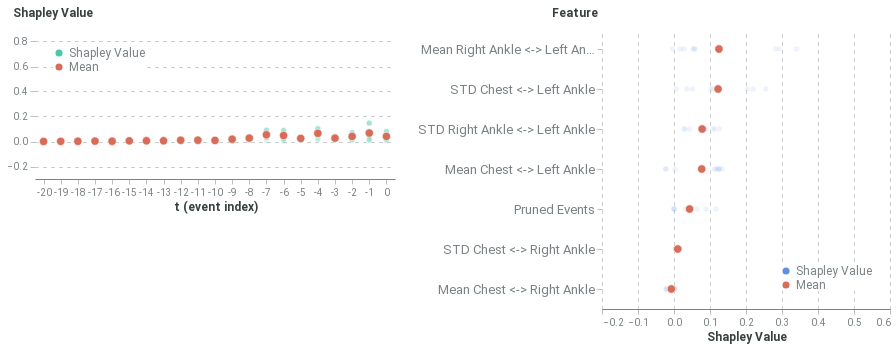

This figure's notebook cell:
### Code cell
global_plot

### Figure 1 — Vega-Lite specification as saved in the notebook (floating-point values rounded to 4 significant figures; data arrays with more than 128 entries replaced by an {"elided": "..."} marker saying what was removed)
{"config": {"axis": {"domain": true, "domainColor": "#798184", "grid": false, "gridColor": "#798184", "gridOpacity": 0.5, "gridDash": [3, 5], "gridWidth": 0.8, "gridCap": "round", "labelPadding": 3, "labelFont": "Roboto", "labelColor": "#798184", "tickSize": 5, "tickColor": "#798184", "tickOpacity": 0.5, "titleColor": "#384140", "titleFont": "Roboto", "titleFontSize": 12}, "axisBand": {"domain": true, "ticks": false, "labelPadding": 7}, "axisY": {"domain": false, "titleAlign": "left", "titleAngle": 0, "titleX": -20, "titleY": -10}, "legend": {"labelColor": "#798184", "labelFontSize": 12, "symbolSize": 40, "titleColor": "#384140", "titleFontSize": 12, "titlePadding": 10, "titleFont": "Roboto", "labelFont": "Roboto"}, "line": {"stroke": "#618FE0", "strokeWidth": 2}, "rule": {"stroke": "#798184"}, "path": {"stroke": "#618FE0", "strokeWidth": 0.5}, "rect": {"fill": "#618FE0"}, "point": {"filled": true, "shape": "circle"}, "shape": {"stroke": "#618FE0"}, "bar": {"fill": "#618FE0", "stroke": null}, "text": {"font": "Roboto", "color": "#384140", "fontSize": 12}, "arc": {"stroke": "#fff", "strokeWidth": 1}, "range": {"category": ["#618FE0", "#50D0B0", "#E17560", "#E8B474", "#D889C4", "#34A3BC", "#A583A4"], "ramp": ["#001854", "#002f72", "#04478e", "#1e5fab", "#4477c5", "#6290e1", "#7ea9fd", "#9ec7ff", "#bde4ff"], "heatmap": ["#001854", "#002f72", "#04478e", "#1e5fab", "#4477c5", "#6290e1", "#7ea9fd", "#9ec7ff", "#bde4ff"], "diverging": ["#003b26", "#006b52", "#1aa082", "#55d5b5", "#f5f5f5", "#ffaa92", "#d16f5b", "#9e392c", "#650200"]}, "title": {"anchor": "start", "fontSize": 20, "color": "#384140", "fontWeight": "bold", "offset": 20, "font": "Roboto", "subtitleColor": "#384140", "subtitleFontSize": 16}, "header": {"labelFontSize": 12, "titleFontSize": 16, "labelColor": "#384140", "titleColor": "#384140", "titleFont": "Roboto", "labelFont": "Roboto"}, "group": {"fill": "white"}, "background": "white", "view": {"stroke": "transparent", "continuousHeight": 300, "continuousWidth": 400}}, "hconcat": [{"data": {"name": "data-5e15456c0f1278a3cf7b6070b024d75d"}, "mark": {"type": "point", "stroke": "white", "strokeWidth": 0.6}, "encoding": {"color": {"type": "nominal", "field": "type", "legend": {"fillColor": "white", "orient": "top-left", "symbolSize": 50, "symbolStrokeWidth": 0, "title": null}, "scale": {"domain": ["Shapley Value", "Mean"], "range": ["#48caaa", "#d76d58"]}}, "opacity": {"condition": {"value": 1.0, "test": "(datum.type === 'Mean')"}, "value": 0.2}, "size": {"condition": {"value": 70, "test": "(datum.type === 'Mean')"}, "value": 30}, "x": {"type": "ordinal", "axis": {"labelAngle": 0}, "field": "t (event index)"}, "y": {"type": "quantitative", "axis": {"grid": true, "titleX": -23}, "field": "Shapley Value", "scale": {"domain": [-0.3, 0.9]}, "title": "Shapley Value"}}, "height": 150, "width": 360}, {"data": {"name": "data-9ab86fdc241d059ec7cd2929f10f2ee6"}, "mark": {"type": "point", "stroke": "white", "strokeWidth": 0.6}, "encoding": {"color": {"type": "nominal", "field": "type", "legend": {"fillColor": "white", "orient": "bottom-right", "symbolSize": 50, "symbolStrokeWidth": 0, "title": null}, "scale": {"domain": ["Shapley Value", "Mean"], "range": ["#618FE0", "#d76d58"]}}, "opacity": {"condition": {"value": 1.0, "test": "(datum.type === 'Mean')"}, "value": 0.1}, "size": {"condition": {"value": 70, "test": "(datum.type === 'Mean')"}, "value": 30}, "x": {"type": "quantitative", "axis": {"grid": true, "title": "Shapley Value"}, "field": "Shapley Value", "scale": {"domain": [-0.2, 0.6]}}, "y": {"type": "ordinal", "axis": {"labelFontSize": 13, "titleX": -51}, "field": "Feature", "sort": ["Mean Right Ankle <-> Left Ankle", "STD Chest <-> Left Ankle", "STD Right Ankle <-> Left Ankle", "Mean Chest <-> Left Ankle", "Pruned Events", "STD Chest <-> Right Ankle", "Mean Chest <-> Right Ankle"]}}, "height": 280, "width": 288}], "resolve": {"scale": {"color": "independent"}}, "$schema": "https://vega.github.io/schema/vega-lite/v4.8.1.json", "datasets": {"data-5e15456c0f1278a3cf7b6070b024d75d": {"elided": "148 records"}, "data-9ab86fdc241d059ec7cd2929f10f2ee6": [{"Shapley Value": -0.00465, "Feature": "Mean Chest <-> Right Ankle", "type": "Shapley Value"}, {"Shapley Value": 0.01425, "Feature": "STD Chest <-> Right Ankle", "type": "Shapley Value"}, {"Shapley Value": 0.1337, "Feature": "Mean Chest <-> Left Ankle", "type": "Shapley Value"}, {"Shapley Value": 0.2549, "Feature": "STD Chest <-> Left Ankle", "type": "Shapley Value"}, {"Shapley Value": 0.3405, "Feature": "Mean Right Ankle <-> Left Ankle", "type": "Shapley Value"}, {"Shapley Value": 0.08649, "Feature": "STD Right Ankle <-> Left Ankle", "type": "Shapley Value"}, {"Shapley Value": -1.694e-08, "Feature": "Pruned Events", "type": "Shapley Value"}, {"Shapley Value": -0.002338, "Feature": "Mean Chest <-> Right Ankle", "type": "Shapley Value"}, {"Shapley Value": 0.01687, "Feature": "STD Chest <-> Right Ankle", "type": "Shapley Value"}, {"Shapley Value": 0.1239, "Feature": "Mean Chest <-> Left Ankle", "type": "Shapley Value"}, {"Shapley Value": 0.2199, "Feature": "STD Chest <-> Left Ankle", "type": "Shapley Value"}, {"Shapley Value": 0.2932, "Feature": "Mean Right Ankle <-> Left Ankle", "type": "Shapley Value"}, {"Shapley Value": 0.08433, "Feature": "STD Right Ankle <-> Left Ankle", "type": "Shapley Value"}, {"Shapley Value": 0.08941, "Feature": "Pruned Events", "type": "Shapley Value"}, {"Shapley Value": -0.002191, "Feature": "Mean Chest <-> Right Ankle", "type": "Shapley Value"}, {"Shapley Value": 0.01676, "Feature": "STD Chest <-> Right Ankle", "type": "Shapley Value"}, {"Shapley Value": 0.1229, "Feature": "Mean Chest <-> Left Ankle", "type": "Shapley Value"}, {"Shapley Value": 0.2039, "Feature": "STD Chest <-> Left Ankle", "type": "Shapley Value"}, {"Shapley Value": 0.2821, "Feature": "Mean Right Ankle <-> Left Ankle", "type": "Shapley Value"}, {"Shapley Value": 0.08447, "Feature": "STD Right Ankle <-> Left Ankle", "type": "Shapley Value"}, {"Shapley Value": 0.1173, "Feature": "Pruned Events", "type": "Shapley Value"}, {"Shapley Value": -0.02312, "Feature": "Mean Chest <-> Right Ankle", "type": "Shapley Value"}, {"Shapley Value": 0.001988, "Feature": "STD Chest <-> Right Ankle", "type": "Shapley Value"}, {"Shapley Value": 0.1265, "Feature": "Mean Chest <-> Left Ankle", "type": "Shapley Value"}, {"Shapley Value": 0.1198, "Feature": "STD Chest <-> Left Ankle", "type": "Shapley Value"}, {"Shapley Value": 0.05861, "Feature": "Mean Right Ankle <-> Left Ankle", "type": "Shapley Value"}, {"Shapley Value": 0.1267, "Feature": "STD Right Ankle <-> Left Ankle", "type": "Shapley Value"}, {"Shapley Value": -8.555e-09, "Feature": "Pruned Events", "type": "Shapley Value"}, {"Shapley Value": -0.02075, "Feature": "Mean Chest <-> Right Ankle", "type": "Shapley Value"}, {"Shapley Value": 0.005177, "Feature": "STD Chest <-> Right Ankle", "type": "Shapley Value"}, {"Shapley Value": 0.1165, "Feature": "Mean Chest <-> Left Ankle", "type": "Shapley Value"}, {"Shapley Value": 0.1074, "Feature": "STD Chest <-> Left Ankle", "type": "Shapley Value"}, {"Shapley Value": 0.05678, "Feature": "Mean Right Ankle <-> Left Ankle", "type": "Shapley Value"}, {"Shapley Value": 0.1134, "Feature": "STD Right Ankle <-> Left Ankle", "type": "Shapley Value"}, {"Shapley Value": 0.03202, "Feature": "Pruned Events", "type": "Shapley Value"}, {"Shapley Value": -0.01987, "Feature": "Mean Chest <-> Right Ankle", "type": "Shapley Value"}, {"Shapley Value": 0.005905, "Feature": "STD Chest <-> Right Ankle", "type": "Shapley Value"}, {"Shapley Value": 0.1124, "Feature": "Mean Chest <-> Left Ankle", "type": "Shapley Value"}, {"Shapley Value": 0.1031, "Feature": "STD Chest <-> Left Ankle", "type": "Shapley Value"}, {"Shapley Value": 0.05249, "Feature": "Mean Right Ankle <-> Left Ankle", "type": "Shapley Value"}, {"Shapley Value": 0.1081, "Feature": "STD Right Ankle <-> Left Ankle", "type": "Shapley Value"}, {"Shapley Value": 0.04833, "Feature": "Pruned Events", "type": "Shapley Value"}, {"Shapley Value": 0.002193, "Feature": "Mean Chest <-> Right Ankle", "type": "Shapley Value"}, {"Shapley Value": 0.01102, "Feature": "STD Chest <-> Right Ankle", "type": "Shapley Value"}, {"Shapley Value": -0.02346, "Feature": "Mean Chest <-> Left Ankle", "type": "Shapley Value"}, {"Shapley Value": 0.05099, "Feature": "STD Chest <-> Left Ankle", "type": "Shapley Value"}, {"Shapley Value": 0.02748, "Feature": "Mean Right Ankle <-> Left Ankle", "type": "Shapley Value"}, {"Shapley Value": 0.04252, "Feature": "STD Right Ankle <-> Left Ankle", "type": "Shapley Value"}, {"Shapley Value": -4.053e-09, "Feature": "Pruned Events", "type": "Shapley Value"}, {"Shapley Value": 0.002224, "Feature": "Mean Chest <-> Right Ankle", "type": "Shapley Value"}, {"Shapley Value": 0.009994, "Feature": "STD Chest <-> Right Ankle", "type": "Shapley Value"}, {"Shapley Value": -0.02216, "Feature": "Mean Chest <-> Left Ankle", "type": "Shapley Value"}, {"Shapley Value": 0.03576, "Feature": "STD Chest <-> Left Ankle", "type": "Shapley Value"}, {"Shapley Value": 0.01704, "Feature": "Mean Right Ankle <-> Left Ankle", "type": "Shapley Value"}, {"Shapley Value": 0.028, "Feature": "STD Right Ankle <-> Left Ankle", "type": "Shapley Value"}, {"Shapley Value": 0.03988, "Feature": "Pruned Events", "type": "Shapley Value"}, {"Shapley Value": 0.002382, "Feature": "Mean Chest <-> Right Ankle", "type": "Shapley Value"}, {"Shapley Value": 0.01154, "Feature": "STD Chest <-> Right Ankle", "type": "Shapley Value"}, {"Shapley Value": 0.002777, "Feature": "Mean Chest <-> Left Ankle", "type": "Shapley Value"}, {"Shapley Value": 0.005839, "Feature": "STD Chest <-> Left Ankle", "type": "Shapley Value"}, {"Shapley Value": -0.004449, "Feature": "Mean Right Ankle <-> Left Ankle", "type": "Shapley Value"}, {"Shapley Value": 0.02964, "Feature": "STD Right Ankle <-> Left Ankle", "type": "Shapley Value"}, {"Shapley Value": 0.06301, "Feature": "Pruned Events", "type": "Shapley Value"}, {"Shapley Value": 0.04333, "Feature": "Pruned Events", "type": "Mean"}, {"Shapley Value": -0.007346, "Feature": "Mean Chest <-> Right Ankle", "type": "Mean"}, {"Shapley Value": 0.07702, "Feature": "Mean Chest <-> Left Ankle", "type": "Mean"}, {"Shapley Value": 0.1249, "Feature": "Mean Right Ankle <-> Left Ankle", "type": "Mean"}, {"Shapley Value": 0.01039, "Feature": "STD Chest <-> Right Ankle", "type": "Mean"}, {"Shapley Value": 0.1224, "Feature": "STD Chest <-> Left Ankle", "type": "Mean"}, {"Shapley Value": 0.07818, "Feature": "STD Right Ankle <-> Left Ankle", "type": "Mean"}]}}
